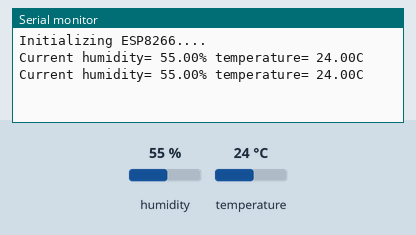
Simulated run of this sketch. Board: ESP8266 (NodeMCU). Parts: the last lines printed to the serial monitor. The test bench sets the inputs (shaded band); at power-on: humidity 55 %, temperature 24 °C.

Above: at 6.8 s.
6.9 s: humidity set to 41 %
At 10.2 s:
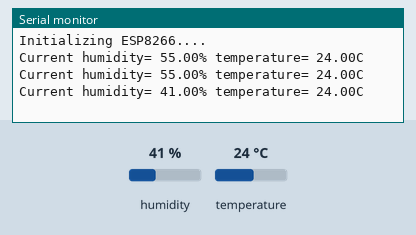
11.4 s: humidity set to 38 %
At 13.4 s:
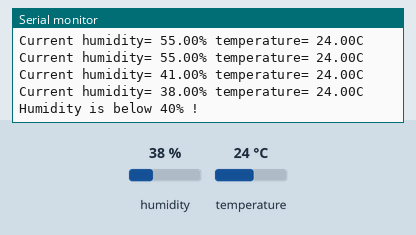
16.6 s: temperature set to 19 °C
At 19.1 s:
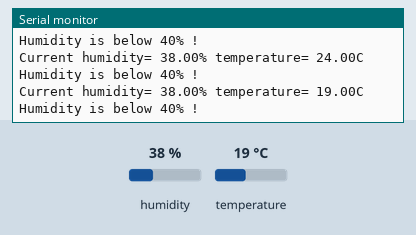
21.1 s: temperature set to 16 °C
At 21.6 s:
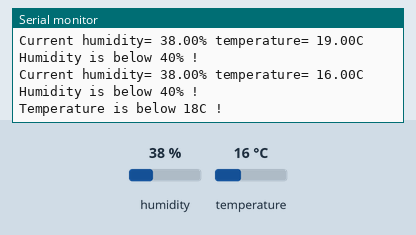
Timing chart, 0 to 24.1 s (numbered marks = the images above; inputs shaded):
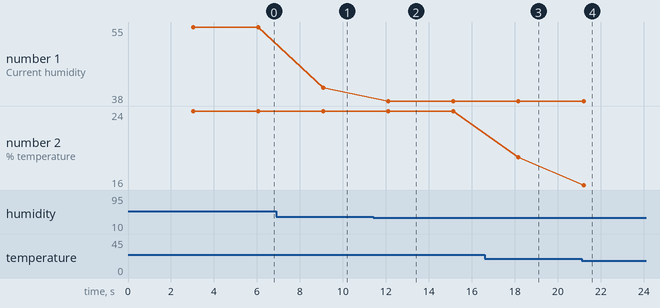

The sketch:

Selected_Sensor_code_H_and_T_sensor_.ino
```cpp
#include "DHT.h"
#define DHTTYPE DHT11
#define dht_dpin D1

DHT dht(dht_dpin, DHTTYPE);

void setup()
{
  dht.begin();
  Serial.begin(9600);
  delay(10);
  Serial.println("Initializing ESP8266....");
}

void loop()
{
  delay(3000);
  float h= dht.readHumidity();
  float t= dht.readTemperature();
  Serial.print("Current humidity= ");
  Serial.print(h);
  Serial.print("% ");
  Serial.print("temperature= ");
  Serial.print(t);
  Serial.println("C ");

 if(h<40)
    {
    Serial.println("Humidity is below 40% !");
    }

     else if (h>70)
    {
    Serial.println("Humidity is above 70% !");
    }
 if(t<18)
   {
    Serial.println("Temperature is below 18C !");
    }

     else if (t>25)
    {
    Serial.println("Temperature is above 25C !");
    }
}
```

Measured:
- the behaviour switches between 40 and 39 % on humidity (found by bisection; images 1 and 2)
- the behaviour switches between 18 and 17 °C on temperature (found by bisection; images 3 and 4)
- after the input at 6.9 s, the serial monitor: prints a new line after 2.2 s (image 1)
- after the input at 11.4 s, the serial monitor: prints a new line after 0.70 s (image 2)
- after the input at 16.6 s, the serial monitor: prints a new line after 1.6 s (image 3)
- after the input at 21.1 s, the serial monitor: prints a new line after 0.10 s (image 4)
- plotted number 1: 55 → 41 after the input at 6.9 s, 41 → 38 after the input at 11.4 s
- plotted number 2: 24 → 19 after the input at 16.6 s, 19 → 16 after the input at 21.1 s
